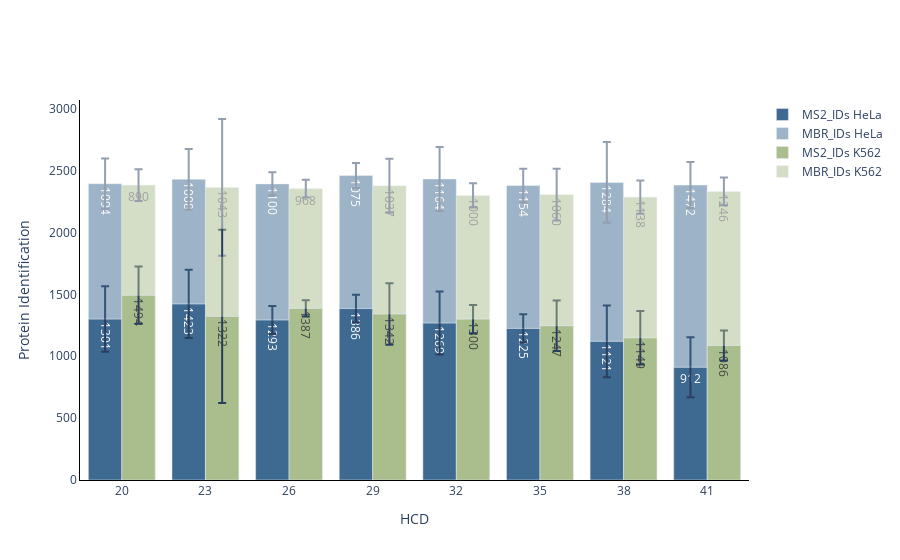

This figure's notebook cell:
### Code cell
#ID plot(protein and peptides)
plot_options={
            "mean label": "True",
            "error bar": "ci95",
            "X Title": "Conditions",
            "Y Title": "Protein Identification",
            "color": ["#3E6990", "#AABD8C", "#E9E3B4", "#F39B6D", "#C6878F", "pink",
                  "orange", "brown", "pink", "gray", "olive", "cyan", "black","red",
                  "yellow","green","blue","indigo","violet"],
            "width": 700,
            "height": 450,
            "font": dict(size=16, family="Arial black"),
            "ID mode": "grouped_stacked",#grouped, total, MS2, grouped_stacked, stacked
            "Group By X": "HCD", #ID_Mode does MS2 vs MBR
            "Group By Color": "Cell Type",#ID_Mode does MS2 vs MBR
            "Group By Stack": "ID_Mode", #ID_Mode does MS2 vs MBR
            "help for information only": \
            "Mean label options: True or False." \
            "error bar options: stdev or ci95." \
            "color: the first few colors will be used"
            "ID mode options: total, MS2, stacked, grouped." \
        }
plot_options["plot_type"] = "1" # 1 is protein, 2 is peptide
figure ,_ ,_ =ID_plots(data_obj, plot_options, saved_settings)
figure.show()
#figure.write_image("images/test.svg")

### Figure 1 — Plotly figure (JSON) as saved in the notebook; plotly's stock layout.template omitted (floating-point values rounded to 4 significant figures)
{"data": [{"error_y": {"array": [265.1, 275.7, 112.7, 112.4, 253.6, 114.1, 289.4, 241.9], "type": "data", "visible": true}, "marker": {"color": "#3E6990"}, "name": "MS2_IDs HeLa", "offsetgroup": "0", "text": [1301, 1423, 1293, 1386, 1269, 1225, 1121, 912], "type": "bar", "x": [20, 23, 26, 29, 32, 35, 38, 41], "y": [1301.0, 1423, 1293.0, 1386.0, 1269.0, 1225.0, 1121.0, 911.5]}, {"base": [1301.0, 1423, 1293.0, 1386.0, 1269.0, 1225.0, 1121.0, 911.5], "error_y": {"array": [203.6, 243.8, 93.12, 101.1, 259.5, 136.6, 326.6, 185.7], "type": "data", "visible": true}, "marker": {"color": "#3E6990"}, "name": "MBR_IDs HeLa", "offsetgroup": "0", "opacity": 0.5, "text": [1094, 1008, 1100, 1075, 1164, 1154, 1284, 1472], "type": "bar", "x": [20, 23, 26, 29, 32, 35, 38, 41], "y": [1094.0, 1008.0, 1100.0, 1075.0, 1164.0, 1154.0, 1284, 1472]}, {"error_y": {"array": [231.8, 699.1, 65.34, 247.9, 114.5, 204.0, 216.4, 121.5], "type": "data", "visible": true}, "marker": {"color": "#AABD8C"}, "name": "MS2_IDs K562", "offsetgroup": "1", "text": [1494, 1322, 1387, 1342, 1300, 1247, 1149, 1086], "type": "bar", "x": [20, 23, 26, 29, 32, 35, 38, 41], "y": [1494.0, 1322.0, 1387.0, 1342.0, 1300.0, 1247.0, 1149, 1086.0]}, {"base": [1494.0, 1322.0, 1387.0, 1342.0, 1300.0, 1247.0, 1149, 1086.0], "error_y": {"array": [128.0, 552.4, 72.02, 217.8, 97.15, 208.9, 134.8, 111.9], "type": "data", "visible": true}, "marker": {"color": "#AABD8C"}, "name": "MBR_IDs K562", "offsetgroup": "1", "opacity": 0.5, "text": [890, 1043, 968, 1037, 1000, 1060, 1138, 1246], "type": "bar", "x": [20, 23, 26, 29, 32, 35, 38, 41], "y": [889.8, 1043.0, 967.5, 1037, 999.7, 1060.0, 1138.0, 1246.0]}], "layout": {"barmode": "group", "paper_bgcolor": "rgba(255, 255, 255, 255)", "plot_bgcolor": "rgba(255, 255, 255, 255)", "xaxis": {"linecolor": "black", "linewidth": 1, "showline": true, "title": {"text": "HCD"}}, "yaxis": {"linecolor": "black", "linewidth": 1, "showline": true, "title": {"text": "Protein Identification"}}}}
